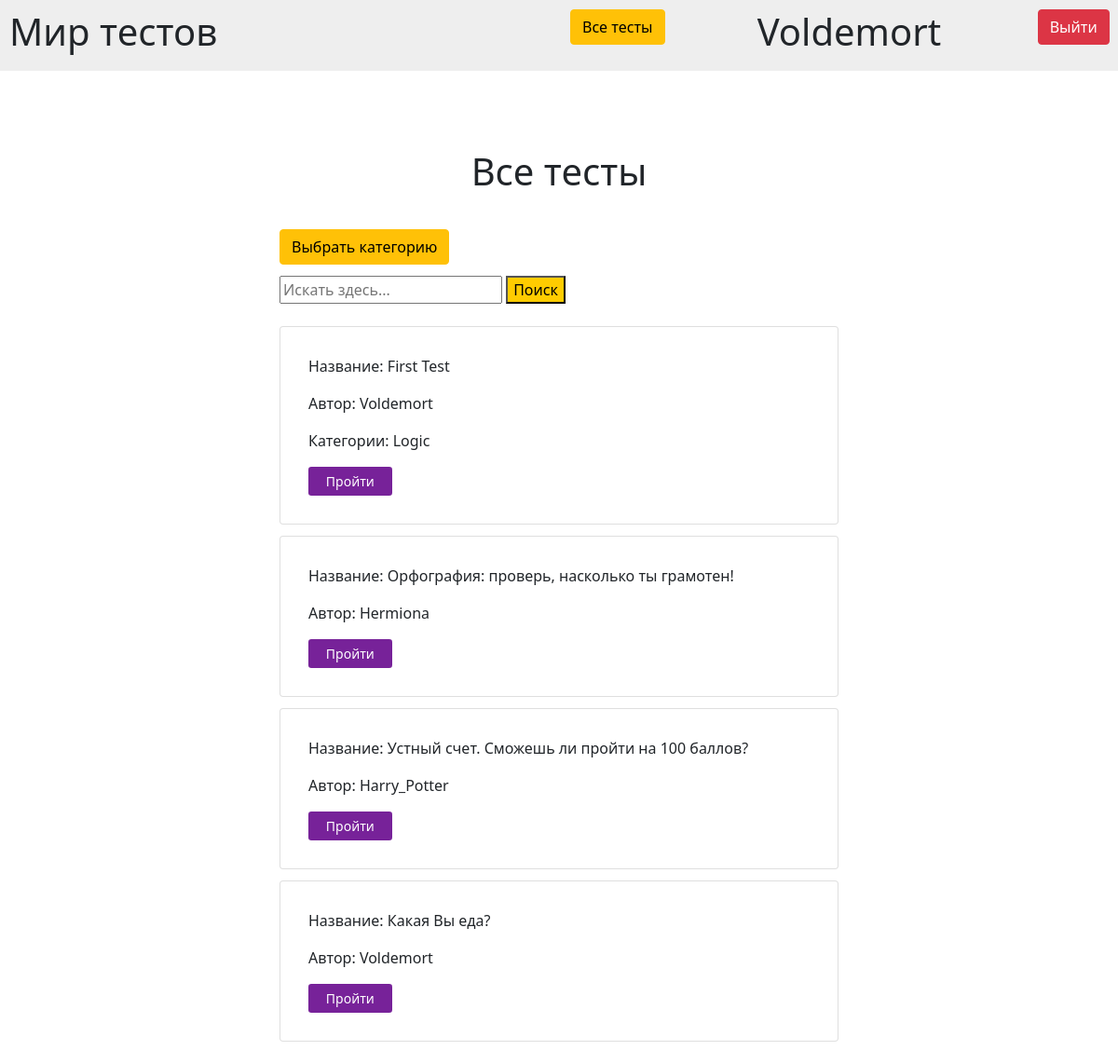
/alltests (signed in), run on the app's committed database.
### data/users.py (models this page shows)
class User(Base):
    __tablename__ = 'users'
    id = sqlalchemy.Column(sqlalchemy.Integer, primary_key=True, autoincrement=True)
    login = sqlalchemy.Column(sqlalchemy.String, unique=True, nullable=False)
    password = sqlalchemy.Column(sqlalchemy.String, unique=True, nullable=False)
    completed_tests = orm.relationship("Result", secondary="Results_of_CompletedTests", backref="users")
    offered_tests = orm.relationship("Test", secondary="OfferedTests", backref="users")

### data/tests.py (models this page shows, shortened)
class Test(Base):
    __tablename__ = 'tests'
    id = sqlalchemy.Column(sqlalchemy.Integer, primary_key=True, autoincrement=True)
    name = sqlalchemy.Column(sqlalchemy.String, unique=False, nullable=False)
    author = sqlalchemy.Column(sqlalchemy.Integer, sqlalchemy.ForeignKey('users.id'))
    content = sqlalchemy.Column(sqlalchemy.String)
    categories = orm.relationship("Category", secondary="Categories_to_Tests", backref="tests")
    with_points = sqlalchemy.Column(sqlalchemy.Boolean, default=0)
    results = sqlalchemy.Column(sqlalchemy.String)
    approved = sqlalchemy.Column(sqlalchemy.Boolean, default=1)
    def to_json(self, test):
        return {'id': test.id, 'name': test.name, 'author': test.author, 'questions': json.loads(test.content),
                'with_points': test.with_points, 'results': test.results, 'approved': test.approved,
                'categories': ', '.join([cat.name for cat in test.categories])}

### data/categories.py (models this page shows)
class Category(Base):
    __tablename__ = 'categories'
    id = sqlalchemy.Column(sqlalchemy.Integer, primary_key=True, autoincrement=True)
    name = sqlalchemy.Column(sqlalchemy.String, unique=False, nullable=False)

### data/application_tests.py (the view)
@bp.route("/alltests", methods=['GET', 'POST'])
@bp.route("/alltests/<category>", methods=['GET', 'POST'])
@login_required
def all_tests(category=None):
    if request.method == "POST":
        string = request.form['string']
        if string:
            tests = DataBase.set_names_to_authors_in_test(DataBase().search_test(string))
            return render_template("all_tests.html", tests=tests, title=f"Тесты по запросу: {string}")
    tests = DataBase.set_names_to_authors_in_test(DataBase().get_tests(category))
    return render_template("all_tests.html", tests=tests, title="Все тесты")

### data/application_user.py (called while the page is built)
def login_required(view):
    @functools.wraps(view)
    def wrapped_view(**kwargs):
        if g.user is None:
            return redirect(url_for('tests.index'))
        return view(**kwargs)
    return wrapped_view

@bp.before_app_request
def load_logged_in_user():
    user_id = session.get("user_id")
    if user_id is None:
        g.user = None
    else:
        g.user = User.query.filter(User.id == user_id).first()

### database.py (called while the page is built)
    @staticmethod
    def get_login_by_id(id):
        user = User.query.filter(User.id == id).first()
        return user.login

    @staticmethod
    def get_tests(category=None):
        tests = Test.query.all()
        tests_to_return = list()
        if not category:
            for test in tests:
                tests_to_return.append(Test().to_json(test))
        else:
            for test in tests:
                categories = [c.name for c in test.categories]
                if category in categories:
                    tests_to_return.append(Test().to_json(test))
        return tests_to_return

    @staticmethod
    def set_names_to_authors_in_test(tests_without_author):
        tests = []
        for test in tests_without_author:
            if test['approved']:
                test['author'] = DataBase().get_login_by_id(test['author'])
                tests.append(test)
        return tests

### data/templates/all_tests.html
{% extends "base.html" %}
{% block content %}
  <div class="text-center" style="padding: 10% 0 5% 0">
    <h1>Все тесты</h1>
  </div>
  <a class="btn btn-warning" href="{{ url_for('tests.select_category') }}">Выбрать категорию</a>
  <form method="post" style="padding: 2% 0 2% 0">
      <input name="string" id="string" placeholder="Искать здесь..." type="search">
      <button type="submit" style="background-color: #FFCC00">Поиск</button>
  </form>
  {% for test in tests %}
  <div class="card" style="padding: 5%; margin: 2% 0">
      <p>Название: {{ test.name }}</p>
      <p>Автор: {{ test.author }}</p>
      {% if test.categories %}
        <p>Категории: {{ test.categories }}</p>
      {% endif %}
      <a class="btn btn-sm col-md-2" style="background-color: #772299; color: #FFFFFF;"
         href="{{ url_for('tests.do_test', test_id=test.id) }}">Пройти</a>
  </div>
  {% endfor %}
{% endblock %}

### data/templates/base.html (shortened to what this page needs)
<!DOCTYPE html>
<html lang="en">
<head>
    <link rel="stylesheet"
      href="https://cdn.jsdelivr.net/npm/bootstrap@5.0.0-beta1/dist/css/bootstrap.min.css"
>
</head>
<body>
    <div class="row" style="background: #EEEEEE; padding: 10px;">
        <div class="col-md-6">
            <h1>Мир тестов</h1>
        </div >
        {% if g.user %}
            <div class="col-md-2"><a class="btn btn-warning" href="{{ url_for('tests.all_tests') }}">Все тесты</a></div>
            <div class="col-md-3"><a href="{{ url_for('tests.user_page') }}" class="text-decoration-none text-reset"><h1>
                {{ g.user.login }}</h1></a></div>
            <div class="col-md-1 text-end"><a class="btn btn-danger" href="{{ url_for('user.logout') }}">Выйти</a></div>
        {% else %}
            <div class="col-md-6 text-end"><a class="btn btn-success" href="{{ url_for('user.login') }}">Войти</a></div>
        {% endif %}
    </div>
    <div style="margin: 2% 25%;">
    {% block content %}{% endblock %}
    </div>
</body>
</html>

### data on the page
User: user.login "Voldemort", author "Voldemort" "Voldemort"
Test: name "First Test"
Category: categories "Logic"
Test: name "Орфография: проверь, насколько ты грамотен!"
User: author "Hermiona"
Test: name "Устный счет. Сможешь ли пройти на 100 баллов?"
User: author "Harry_Potter"
Test: name "Какая Вы еда?"
